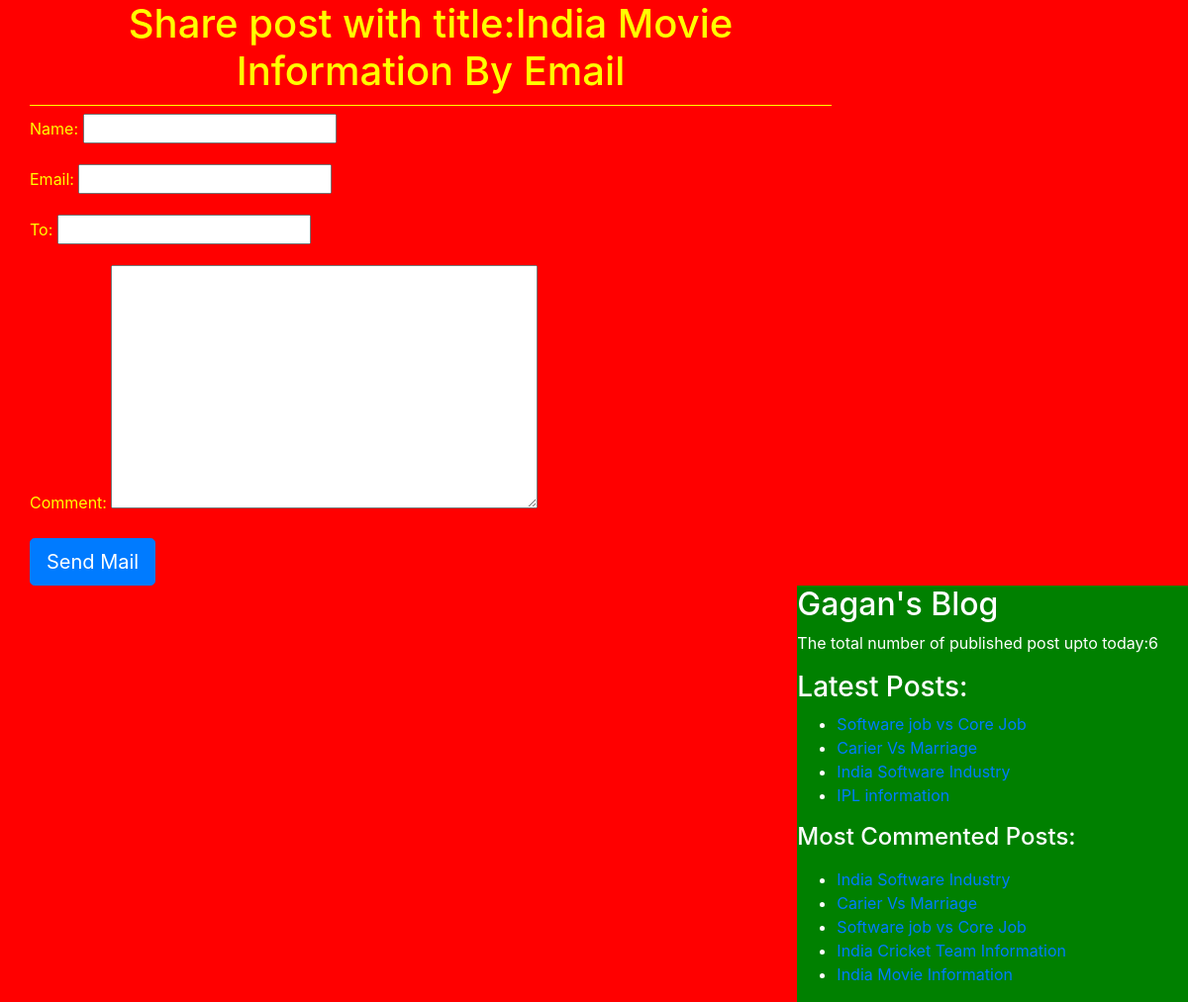
The page /share/2 on the database its author committed.
### blogApp/models.py (models this page shows, shortened)
class Post(models.Model):
    STATUS_CHOICES=(('draft','Draft'),('published','Published'))
    title=models.CharField(max_length=256)
    slug=models.SlugField(max_length=256,unique_for_date='publish')
    author=models.ForeignKey(User,related_name='blog_posts',on_delete=models.CASCADE)
    body=models.TextField()
    publish=models.DateTimeField(default=timezone.now)
    created=models.DateTimeField(auto_now_add=True)
    updated=models.DateTimeField(auto_now=True)
    status=models.CharField(max_length=10,choices=STATUS_CHOICES,default='draft')
    objects=CustomManager()
    tags=TaggableManager()
    class Meta:
        ordering=('-publish',)
    def get_absolute_url(self):
        return reverse('post_detail',args=[self.publish.year,self.publish.strftime('%m'),self.publish.strftime('%d'),self.slug])

### blogApp/views.py (the view)
# urls.py: path('share/<int:id>', views.mail_send_view),
def mail_send_view(request,id):
    id=int(id)
    post=get_object_or_404(Post,id=id,status='published')
    sent=False
    if request.method=='POST':
        form=EmailSendForm(request.POST)
        if form.is_valid():
            cd=form.cleaned_data
            subject='{}({}) recommends to read "{}"'.format(cd['name'],cd['email'],post.title)
            post_url=request.build_absolute_uri(post.get_absolute_url())
            message='Read post at:\n {}\n\n {}\'s Comments:\n{}'.format(cd['comment'],post_url,cd['name'])
            send_mail(subject,message,'djangopython1988@gmail.com',[cd['to']])
            sent=True
    else:
        form=EmailSendForm()
    return render(request,'blogApp/sharebymail.html',{'form':form,'post':post,'sent':sent})

### blogApp/forms.py
class EmailSendForm(forms.Form):
    name=forms.CharField(max_length=256)
    email=forms.EmailField()
    to=forms.EmailField()
    comment=forms.CharField(widget=forms.Textarea,required=False)

### blogApp/models.py (called while the page is built)
    def get_queryset(self):
        return super().get_queryset().filter(status='published')

### blogApp/templatetags/blog_tags.py (called while the page is built)
@register.simple_tag
def total_posts():
    return Post.objects.count()

@register.inclusion_tag('blogApp/latest_posts123.html')
def show_latest_posts(count=3):
    latest_posts=Post.objects.order_by('-publish')[:count]
    return {'latest_posts':latest_posts}

@register.inclusion_tag('blogApp/latest_posts123.html')
def get_most_commented_posts(count=5):
    most_updated_post=Post.objects.annotate(total_comments=Count('comment')).order_by('-total_comments')[:count]
    return {'most_updated_post':most_updated_post}

### templates/blogApp/sharebymail.html (shortened to what this page needs)
<!DOCTYPE html>
{% extends 'blogApp/base.html' %}
    {% block content_block %}
    {% if sent%}
    <h1>Email Successfully sent!!!</h1>
    <h2>Post with title: {{post.title}} information shared by email</h2>
    {% else %}
      <h1>Share post with title:{{post.title}} By Email</h1>
        <form method="post">
          {{form.as_p}}
          <input type="submit" class="btn btn-lg btn-primary" name="" value="Send Mail">
        </form>
    {% endif %}
    {% endblock %}

### templates/blogApp/latest_posts123.html
<ul>
  {% for post in latest_posts %}
  <li><a href="{{post.get_absolute_url}}">{{post.title}}</a></li>
  {% endfor %}
</ul>
<ul>
  {% for post in most_updated_post %}
  <li><a href="{{post.get_absolute_url}}">{{post.title}}</a></li>
  {% endfor %}
</ul>

### static/css/blog.css (style rules this page uses)
h1 { text-align: center; border-bottom: 1px solid yellow; padding-bottom: 10px; }
body { background: red; }

### rows shown on the page
Post: title "India Movie Information"
Post: title "Software job vs Core Job"
Post: title "Carier Vs Marriage"
Post: title "India Software Industry"
Post: title "IPL information"
Post: title "India Cricket Team Information"
